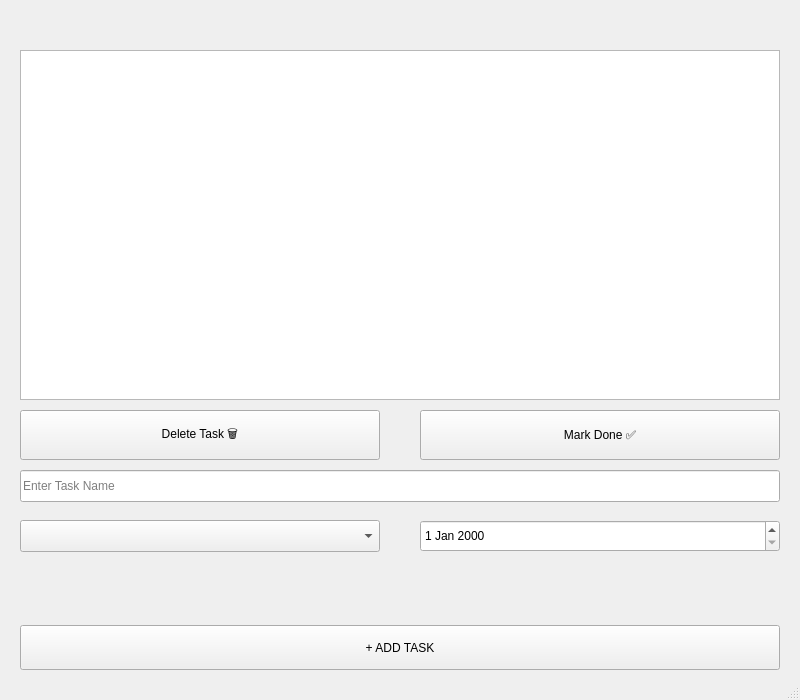
<?xml version="1.0" encoding="UTF-8"?>
<ui version="4.0">
 <class>MainWindow</class>
 <widget class="QMainWindow" name="MainWindow">
  <property name="geometry">
   <rect>
    <x>0</x>
    <y>0</y>
    <width>800</width>
    <height>700</height>
   </rect>
  </property>
  <property name="windowTitle">
   <string>MainWindow</string>
  </property>
  <widget class="QWidget" name="centralwidget">
   <widget class="QTableView" name="ListTask">
    <property name="geometry">
     <rect>
      <x>20</x>
      <y>50</y>
      <width>760</width>
      <height>350</height>
     </rect>
    </property>
    <property name="alternatingRowColors">
     <bool>true</bool>
    </property>
    <property name="gridStyle">
     <enum>Qt::PenStyle::SolidLine</enum>
    </property>
    <property name="wordWrap">
     <bool>true</bool>
    </property>
   </widget>
   <widget class="QPushButton" name="MarkDoneButton">
    <property name="geometry">
     <rect>
      <x>420</x>
      <y>410</y>
      <width>360</width>
      <height>50</height>
     </rect>
    </property>
    <property name="text">
     <string>Mark Done ✅</string>
    </property>
   </widget>
   <widget class="QPushButton" name="DeleteButton">
    <property name="geometry">
     <rect>
      <x>20</x>
      <y>410</y>
      <width>360</width>
      <height>50</height>
     </rect>
    </property>
    <property name="text">
     <string>Delete Task 🗑️</string>
    </property>
   </widget>
   <widget class="QPushButton" name="AddTaskButton">
    <property name="geometry">
     <rect>
      <x>20</x>
      <y>625</y>
      <width>760</width>
      <height>45</height>
     </rect>
    </property>
    <property name="text">
     <string>+ ADD TASK</string>
    </property>
   </widget>
   <widget class="QDateEdit" name="dateEdit">
    <property name="geometry">
     <rect>
      <x>420</x>
      <y>520</y>
      <width>360</width>
      <height>32</height>
     </rect>
    </property>
   </widget>
   <widget class="QLineEdit" name="lineEdit">
    <property name="geometry">
     <rect>
      <x>20</x>
      <y>470</y>
      <width>760</width>
      <height>32</height>
     </rect>
    </property>
    <property name="text">
     <string/>
    </property>
    <property name="placeholderText">
     <string>Enter Task Name</string>
    </property>
   </widget>
   <widget class="QComboBox" name="comboBox">
    <property name="geometry">
     <rect>
      <x>20</x>
      <y>520</y>
      <width>360</width>
      <height>32</height>
     </rect>
    </property>
    <property name="placeholderText">
     <string>One-time Task</string>
    </property>
   </widget>
  </widget>
  <widget class="QMenuBar" name="menubar">
   <property name="geometry">
    <rect>
     <x>0</x>
     <y>0</y>
     <width>800</width>
     <height>24</height>
    </rect>
   </property>
  </widget>
  <widget class="QStatusBar" name="statusbar"/>
 </widget>
 <resources/>
 <connections/>
</ui>
